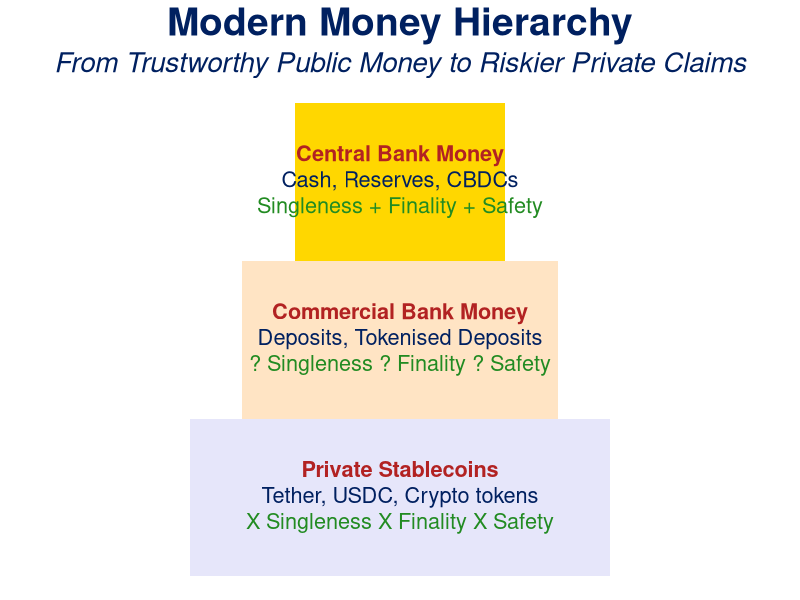

The R source for this figure:
## ---- chunk 1
#| label: setup
#| message: false
#| warning: false
#| fig-width: 10
#| fig-height: 6

# Global options for all chunks (can be overridden per chunk)
knitr::opts_chunk$set(
  echo = TRUE, # Default to showing code
  warning = FALSE,
  message = FALSE
)

library(ggplot2)
library(ggtext)


# Data for hierarchy levels
pyramid_data <- data.frame(
  tier = factor(c("Central Bank Money", "Commercial Bank Money", "Private Tokens / Stablecoins"),
                levels = rev(c("Central Bank Money", "Commercial Bank Money", "Private Tokens / Stablecoins"))),
  xmin = c(2, 1.5, 1),
  xmax = c(4, 4.5, 5),
  ymin = c(3, 2, 1),
  ymax = c(4, 3, 2),
  fill = c("gold", "bisque", "lavender") # Public, Regulated Private, Unregulated Private
)

# Labels
label_data <- data.frame(
  tier = c("Central Bank Money", "Commercial Bank Money", "Private Tokens / Stablecoins"),
  x = c(3, 3, 3),
  y = c(3.5, 2.5, 1.5),
  text = c(
    "<span style='color:firebrick;'><b>Central Bank Money</b></span><br><span style='color:#002060;'>Cash, Reserves, CBDCs</span><br><span style='color:forestgreen;'>Singleness + Finality + Safety</span>",
    "<span style='color:firebrick;'><b>Commercial Bank Money</b></span><br><span style='color:#002060;'>Deposits, Tokenised Deposits</span><br><span style='color:forestgreen;'>? Singleness ? Finality ? Safety</span>",
    "<span style='color:firebrick;'><b>Private Stablecoins</b></span><br><span style='color:#002060;'>Tether, USDC, Crypto tokens</span><br><span style='color:forestgreen;'>X Singleness X Finality X Safety</span>"
  )
)

# Base plot
ggplot() +
  geom_rect(data = pyramid_data, aes(xmin = xmin, xmax = xmax, ymin = ymin, ymax = ymax, fill = tier), color = NA) +
  geom_richtext(data = label_data, aes(x = x, y = y, label = text), fill = NA, label.color=NA, size = 5.5, lineheight = 1.2) +
  scale_fill_manual(values = setNames(pyramid_data$fill, pyramid_data$tier)) +
  coord_fixed(ratio = 1.5) +
  theme_void() +
  theme(legend.position = "none",
        plot.title = element_text(size = 28,hjust=0.5, color="#002060",face = "bold"),
        plot.subtitle = element_text(size = 20,face="italic", color="#002060",hjust=0.5)) +
  labs(title = "Modern Money Hierarchy",
       subtitle = "From Trustworthy Public Money to Riskier Private Claims")
